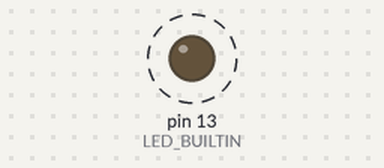
The sketch below on a simulated Arduino Uno, built with avr-gcc and run on an emulated ATmega328P. Parts: output pins drawn as LEDs (lit = HIGH). Dashed ring = blinking. Pins used as bus, display or sensor lines are not drawn.

Above: at 0.3 s.
Timing chart, 0 to 3.1 s (numbered marks = the images above):
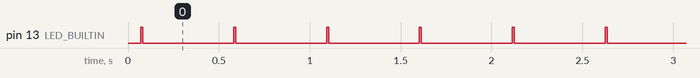

Measured:
- by itself, pin 13 (LED_BUILTIN): alternates HIGH for 0.01 s and LOW for 0.50 s

The sketch:

arduino-sketch.ino
```cpp
// pin numbers
#define LCD_CS 14
#define LCD_WR 15
#define LCD_DAT 16

/* datasheet says command and write address are sent MSB-first but data is sent LSB-first. wtf....
 * here I reversed the bits of each command so a function sending LSB first could send them */
#define LCD_CMD_PREFIX(x) ((x)<<3|1) /* command begins with bits 101 */
#define LCD_CMD_BIAS_OFF LCD_CMD_PREFIX(0x40)
#define LCD_CMD_BIAS_ON LCD_CMD_PREFIX(0xc0)
#define LCD_CMD_BIAS_COM(ab,c) LCD_CMD_PREFIX(4|(ab)<<4|(c)<<7)
#define LCD_CMD_OSC_ON LCD_CMD_PREFIX(0x80) // turn on system oscillator
#define LCD_CMD_OSC_RC256K LCD_CMD_PREFIX(0x18) // select on-chip 256 kHz RC osc
#define LCD_CMD_OSC_XTAL32K LCD_CMD_PREFIX(0x28) // external 32 kHz crystal
#define LCD_CMD_OSC_EXT256K LCD_CMD_PREFIX(0x38) // external 256 kHz
#define LCD_CMD_TIMER_EN LCD_CMD_PREFIX(0x60) // enable time base output
#define LCD_CMD_NORMAL_MODE LCD_CMD_PREFIX(0xc7) // normal mode (as opposed to test mode)
#define LCD_CMD_TIMEBASE_WDT(tt) LCD_CMD_PREFIX(5|((tt)&1)<<7|((tt)&2)<<5|((tt)&4)<<3)
#define LCD_CMD_CLEAR_WDT LCD_CMD_PREFIX(0x70)

#define AB_2COMMONS 0
#define AB_3COMMONS 2
#define AB_4COMMONS 1
#define C_BIAS_HALF 0
#define C_BIAS_THIRD 1

/* LCD_CMD_BIAS_COM(ab,c):
 * c=0: 1/2 bias option
 * c=1: 1/3 bias option
 * ab=00: 2 commons option
 * ab=01: 3 commons option
 * ab=10: 4 commons option
 */

static uint8_t lcd_mem[4] = {0};
static void lcd_cmd(uint16_t cmd);
static void lcd_refresh(void);

#define SEGDP (1<<3)
#define LCD_VFLIP 0

#if LCD_VFLIP
// rotate the segments 180 degrees for upside-down mounted lcd
#define SEG(a,b,c,d,e,f,g) (a<<7|b<<2|c<<1|d<<0|e<<4|f<<6|g<<5)
#else
#define SEG(a,b,c,d,e,f,g) (a<<0|b<<4|c<<6|d<<7|e<<2|f<<1|g<<5)
#endif

static uint8_t lcd_num(uint8_t i)
{
  static const uint8_t num[10] = {
    SEG(1,1,1,1,1,1,0), //0
    SEG(0,1,1,0,0,0,0), //1
    SEG(1,1,0,1,1,0,1), //2
    SEG(1,1,1,1,0,0,1), //3
    SEG(0,1,1,0,0,1,1), //4
    SEG(1,0,1,1,0,1,1), //5
    SEG(1,0,1,1,1,1,1), //6
    SEG(1,1,1,0,0,0,0), //7
    SEG(1,1,1,1,1,1,1), //8
    SEG(1,1,1,1,0,1,1), //9
  };
  return i < 10 ? num[i] : 0;
}

// could probably communicate faster than 8 kHz
#define lcd_delay() _delay_us(1e6/8000)

static void lcd_cs_low(void) {
  pinMode(LCD_CS, OUTPUT);
  pinMode(LCD_WR, OUTPUT);
  pinMode(LCD_DAT, OUTPUT);
  digitalWrite(LCD_WR, HIGH);
  digitalWrite(LCD_CS, LOW);
  lcd_delay();
}

static void lcd_cs_high(void) {
  digitalWrite(LCD_WR, HIGH);
  digitalWrite(LCD_CS, HIGH);
  lcd_delay();
}

/* LSB first */
static void lcd_bitbang(uint16_t bits, uint8_t n)
{
  // bits clocked in at rising edge of WR
  while (n) {
    uint8_t databit = bits & 1u;
    digitalWrite(LCD_WR, LOW);
    digitalWrite(LCD_DAT, databit ? HIGH : LOW);
    lcd_delay();

    n -= 1;
    bits >>= 1;
    digitalWrite(LCD_WR, HIGH);
    lcd_delay();
  }
}

static void lcd_cmd(uint16_t cmd)
{
  lcd_cs_low();
  lcd_bitbang(cmd, 3 + 9);
  lcd_cs_high();
}

static void lcd_refresh(void)
{
  uint16_t *src = (uint16_t*) lcd_mem;
  lcd_cs_low();
  lcd_bitbang(5u, 3 + 6); // begin write command at address=0
  lcd_bitbang(src[0], 16);
  lcd_bitbang(src[1], 16);
  lcd_cs_high();
}

static void lcd_init(void)
{
  pinMode(LCD_CS, OUTPUT);
  pinMode(LCD_WR, OUTPUT);
  pinMode(LCD_DAT, OUTPUT);
  digitalWrite(LCD_CS, HIGH);
  digitalWrite(LCD_WR, HIGH);
  _delay_ms(50);
  lcd_cmd(LCD_CMD_NORMAL_MODE); // normal, not test mode
  lcd_cmd(LCD_CMD_OSC_ON); // enable oscillator
  lcd_cmd(LCD_CMD_OSC_RC256K); // want the internal oscillator
  lcd_cmd(LCD_CMD_BIAS_ON);
  lcd_cmd(LCD_CMD_BIAS_COM(AB_4COMMONS, C_BIAS_HALF));
  lcd_cmd(LCD_CMD_CLEAR_WDT);
  // datasheet recommends explicitly initializing all settings, TODO
}

void setup() {
  lcd_init();

  pinMode(LED_BUILTIN, OUTPUT);
  digitalWrite(LED_BUILTIN, LOW);
}

void loop() {
  static uint8_t num = 0;

  digitalWrite(LED_BUILTIN, HIGH);

  lcd_mem[0] = lcd_mem[1] = lcd_mem[2] = lcd_mem[3] = lcd_num(num);
  lcd_mem[0] |= SEGDP; //semicolon
  lcd_refresh();

  digitalWrite(LED_BUILTIN, LOW);
  _delay_ms(500);

  if (++num == 10) num = 0;
}
```
